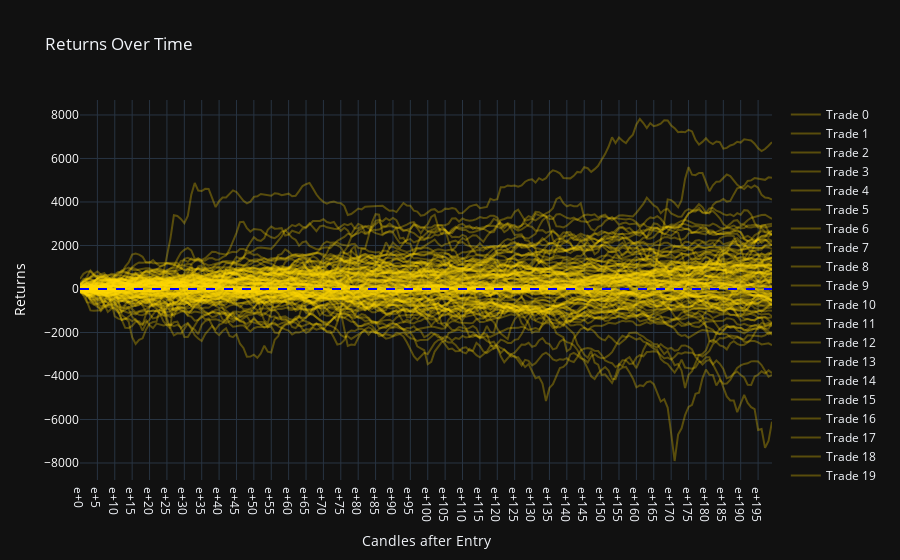

This figure's notebook cell:
### Code cell
def create_returns_plot(analysis_dict):
    fig = go.Figure()

    for trade, trade_df in analysis_dict.items():
        returns_trace = go.Scatter(x=trade_df.index, y=trade_df['returns'], mode='lines', name=f'Trade {trade}', line=dict(color='#FFD700'), opacity=0.3)
        fig.add_trace(returns_trace)

    fig.add_hline(y=0, line=dict(color='blue', width=2, dash='dash'))

    fig.update_layout(title='Returns Over Time', xaxis_title="Candles after Entry", yaxis=dict(title='Returns', side='left', color='white'),
        showlegend=True,
        template="plotly_dark"
    )
    fig.show()

create_returns_plot(analysis_dict)

### Figure 1 — Plotly figure (JSON) as saved in the notebook; plotly's stock layout.template omitted (floating-point values rounded to 4 significant figures; data arrays with more than 128 entries replaced by an {"elided": "..."} marker saying what was removed)
{"data": [{"line": {"color": "#FFD700"}, "mode": "lines", "name": "Trade 0", "opacity": 0.3, "type": "scatter", "x": {"elided": "200 str values"}, "y": {"elided": "200 float values"}}, {"line": {"color": "#FFD700"}, "mode": "lines", "name": "Trade 1", "opacity": 0.3, "type": "scatter", "x": {"elided": "200 str values"}, "y": {"elided": "200 float values"}}, {"line": {"color": "#FFD700"}, "mode": "lines", "name": "Trade 2", "opacity": 0.3, "type": "scatter", "x": {"elided": "200 str values"}, "y": {"elided": "200 float values"}}, {"line": {"color": "#FFD700"}, "mode": "lines", "name": "Trade 3", "opacity": 0.3, "type": "scatter", "x": {"elided": "200 str values"}, "y": {"elided": "200 float values"}}, {"line": {"color": "#FFD700"}, "mode": "lines", "name": "Trade 4", "opacity": 0.3, "type": "scatter", "x": {"elided": "200 str values"}, "y": {"elided": "200 float values"}}, {"line": {"color": "#FFD700"}, "mode": "lines", "name": "Trade 5", "opacity": 0.3, "type": "scatter", "x": {"elided": "200 str values"}, "y": {"elided": "200 float values"}}, {"line": {"color": "#FFD700"}, "mode": "lines", "name": "Trade 6", "opacity": 0.3, "type": "scatter", "x": {"elided": "200 str values"}, "y": {"elided": "200 float values"}}, {"line": {"color": "#FFD700"}, "mode": "lines", "name": "Trade 7", "opacity": 0.3, "type": "scatter", "x": {"elided": "200 str values"}, "y": {"elided": "200 float values"}}, {"line": {"color": "#FFD700"}, "mode": "lines", "name": "Trade 8", "opacity": 0.3, "type": "scatter", "x": {"elided": "200 str values"}, "y": {"elided": "200 float values"}}, {"line": {"color": "#FFD700"}, "mode": "lines", "name": "Trade 9", "opacity": 0.3, "type": "scatter", "x": {"elided": "200 str values"}, "y": {"elided": "200 float values"}}, {"line": {"color": "#FFD700"}, "mode": "lines", "name": "Trade 10", "opacity": 0.3, "type": "scatter", "x": {"elided": "200 str values"}, "y": {"elided": "200 float values"}}, {"line": {"color": "#FFD700"}, "mode": "lines", "name": "Trade 11", "opacity": 0.3, "type": "scatter", "x": {"elided": "200 str values"}, "y": {"elided": "200 float values"}}, {"line": {"color": "#FFD700"}, "mode": "lines", "name": "Trade 12", "opacity": 0.3, "type": "scatter", "x": {"elided": "200 str values"}, "y": {"elided": "200 float values"}}, {"line": {"color": "#FFD700"}, "mode": "lines", "name": "Trade 13", "opacity": 0.3, "type": "scatter", "x": {"elided": "200 str values"}, "y": {"elided": "200 float values"}}, {"line": {"color": "#FFD700"}, "mode": "lines", "name": "Trade 14", "opacity": 0.3, "type": "scatter", "x": {"elided": "200 str values"}, "y": {"elided": "200 float values"}}, {"line": {"color": "#FFD700"}, "mode": "lines", "name": "Trade 15", "opacity": 0.3, "type": "scatter", "x": {"elided": "200 str values"}, "y": {"elided": "200 float values"}}, {"line": {"color": "#FFD700"}, "mode": "lines", "name": "Trade 16", "opacity": 0.3, "type": "scatter", "x": {"elided": "200 str values"}, "y": {"elided": "200 float values"}}, {"line": {"color": "#FFD700"}, "mode": "lines", "name": "Trade 17", "opacity": 0.3, "type": "scatter", "x": {"elided": "200 str values"}, "y": {"elided": "200 float values"}}, {"line": {"color": "#FFD700"}, "mode": "lines", "name": "Trade 18", "opacity": 0.3, "type": "scatter", "x": {"elided": "200 str values"}, "y": {"elided": "200 float values"}}, {"line": {"color": "#FFD700"}, "mode": "lines", "name": "Trade 19", "opacity": 0.3, "type": "scatter", "x": {"elided": "200 str values"}, "y": {"elided": "200 float values"}}, {"line": {"color": "#FFD700"}, "mode": "lines", "name": "Trade 20", "opacity": 0.3, "type": "scatter", "x": {"elided": "200 str values"}, "y": {"elided": "200 float values"}}, {"line": {"color": "#FFD700"}, "mode": "lines", "name": "Trade 21", "opacity": 0.3, "type": "scatter", "x": {"elided": "200 str values"}, "y": {"elided": "200 float values"}}, {"line": {"color": "#FFD700"}, "mode": "lines", "name": "Trade 22", "opacity": 0.3, "type": "scatter", "x": {"elided": "200 str values"}, "y": {"elided": "200 float values"}}, {"line": {"color": "#FFD700"}, "mode": "lines", "name": "Trade 23", "opacity": 0.3, "type": "scatter", "x": {"elided": "200 str values"}, "y": {"elided": "200 float values"}}, {"line": {"color": "#FFD700"}, "mode": "lines", "name": "Trade 24", "opacity": 0.3, "type": "scatter", "x": {"elided": "200 str values"}, "y": {"elided": "200 float values"}}, {"line": {"color": "#FFD700"}, "mode": "lines", "name": "Trade 25", "opacity": 0.3, "type": "scatter", "x": {"elided": "200 str values"}, "y": {"elided": "200 float values"}}, {"line": {"color": "#FFD700"}, "mode": "lines", "name": "Trade 26", "opacity": 0.3, "type": "scatter", "x": {"elided": "200 str values"}, "y": {"elided": "200 float values"}}, {"line": {"color": "#FFD700"}, "mode": "lines", "name": "Trade 27", "opacity": 0.3, "type": "scatter", "x": {"elided": "200 str values"}, "y": {"elided": "200 float values"}}, {"line": {"color": "#FFD700"}, "mode": "lines", "name": "Trade 28", "opacity": 0.3, "type": "scatter", "x": {"elided": "200 str values"}, "y": {"elided": "200 float values"}}, {"line": {"color": "#FFD700"}, "mode": "lines", "name": "Trade 29", "opacity": 0.3, "type": "scatter", "x": {"elided": "200 str values"}, "y": {"elided": "200 float values"}}, {"line": {"color": "#FFD700"}, "mode": "lines", "name": "Trade 30", "opacity": 0.3, "type": "scatter", "x": {"elided": "200 str values"}, "y": {"elided": "200 float values"}}, {"line": {"color": "#FFD700"}, "mode": "lines", "name": "Trade 31", "opacity": 0.3, "type": "scatter", "x": {"elided": "200 str values"}, "y": {"elided": "200 float values"}}, {"line": {"color": "#FFD700"}, "mode": "lines", "name": "Trade 32", "opacity": 0.3, "type": "scatter", "x": {"elided": "200 str values"}, "y": {"elided": "200 float values"}}, {"line": {"color": "#FFD700"}, "mode": "lines", "name": "Trade 33", "opacity": 0.3, "type": "scatter", "x": {"elided": "200 str values"}, "y": {"elided": "200 float values"}}, {"line": {"color": "#FFD700"}, "mode": "lines", "name": "Trade 34", "opacity": 0.3, "type": "scatter", "x": {"elided": "200 str values"}, "y": {"elided": "200 float values"}}, {"line": {"color": "#FFD700"}, "mode": "lines", "name": "Trade 35", "opacity": 0.3, "type": "scatter", "x": {"elided": "200 str values"}, "y": {"elided": "200 float values"}}, {"line": {"color": "#FFD700"}, "mode": "lines", "name": "Trade 36", "opacity": 0.3, "type": "scatter", "x": {"elided": "200 str values"}, "y": {"elided": "200 float values"}}, {"line": {"color": "#FFD700"}, "mode": "lines", "name": "Trade 37", "opacity": 0.3, "type": "scatter", "x": {"elided": "200 str values"}, "y": {"elided": "200 float values"}}, {"line": {"color": "#FFD700"}, "mode": "lines", "name": "Trade 38", "opacity": 0.3, "type": "scatter", "x": {"elided": "200 str values"}, "y": {"elided": "200 float values"}}, {"line": {"color": "#FFD700"}, "mode": "lines", "name": "Trade 39", "opacity": 0.3, "type": "scatter", "x": {"elided": "200 str values"}, "y": {"elided": "200 float values"}}, {"line": {"color": "#FFD700"}, "mode": "lines", "name": "Trade 40", "opacity": 0.3, "type": "scatter", "x": {"elided": "200 str values"}, "y": {"elided": "200 float values"}}, {"line": {"color": "#FFD700"}, "mode": "lines", "name": "Trade 41", "opacity": 0.3, "type": "scatter", "x": {"elided": "200 str values"}, "y": {"elided": "200 float values"}}, {"line": {"color": "#FFD700"}, "mode": "lines", "name": "Trade 42", "opacity": 0.3, "type": "scatter", "x": {"elided": "200 str values"}, "y": {"elided": "200 float values"}}, {"line": {"color": "#FFD700"}, "mode": "lines", "name": "Trade 43", "opacity": 0.3, "type": "scatter", "x": {"elided": "200 str values"}, "y": {"elided": "200 float values"}}, {"line": {"color": "#FFD700"}, "mode": "lines", "name": "Trade 44", "opacity": 0.3, "type": "scatter", "x": {"elided": "200 str values"}, "y": {"elided": "200 float values"}}, {"line": {"color": "#FFD700"}, "mode": "lines", "name": "Trade 45", "opacity": 0.3, "type": "scatter", "x": {"elided": "200 str values"}, "y": {"elided": "200 float values"}}, {"line": {"color": "#FFD700"}, "mode": "lines", "name": "Trade 46", "opacity": 0.3, "type": "scatter", "x": {"elided": "200 str values"}, "y": {"elided": "200 float values"}}, {"line": {"color": "#FFD700"}, "mode": "lines", "name": "Trade 47", "opacity": 0.3, "type": "scatter", "x": {"elided": "200 str values"}, "y": {"elided": "200 float values"}}, {"line": {"color": "#FFD700"}, "mode": "lines", "name": "Trade 48", "opacity": 0.3, "type": "scatter", "x": {"elided": "200 str values"}, "y": {"elided": "200 float values"}}, {"line": {"color": "#FFD700"}, "mode": "lines", "name": "Trade 49", "opacity": 0.3, "type": "scatter", "x": {"elided": "200 str values"}, "y": {"elided": "200 float values"}}, {"line": {"color": "#FFD700"}, "mode": "lines", "name": "Trade 50", "opacity": 0.3, "type": "scatter", "x": {"elided": "200 str values"}, "y": {"elided": "200 float values"}}, {"line": {"color": "#FFD700"}, "mode": "lines", "name": "Trade 51", "opacity": 0.3, "type": "scatter", "x": {"elided": "200 str values"}, "y": {"elided": "200 float values"}}, {"line": {"color": "#FFD700"}, "mode": "lines", "name": "Trade 52", "opacity": 0.3, "type": "scatter", "x": {"elided": "200 str values"}, "y": {"elided": "200 float values"}}, {"line": {"color": "#FFD700"}, "mode": "lines", "name": "Trade 53", "opacity": 0.3, "type": "scatter", "x": {"elided": "200 str values"}, "y": {"elided": "200 float values"}}, {"line": {"color": "#FFD700"}, "mode": "lines", "name": "Trade 54", "opacity": 0.3, "type": "scatter", "x": {"elided": "200 str values"}, "y": {"elided": "200 float values"}}, {"line": {"color": "#FFD700"}, "mode": "lines", "name": "Trade 55", "opacity": 0.3, "type": "scatter", "x": {"elided": "200 str values"}, "y": {"elided": "200 float values"}}, {"line": {"color": "#FFD700"}, "mode": "lines", "name": "Trade 56", "opacity": 0.3, "type": "scatter", "x": {"elided": "200 str values"}, "y": {"elided": "200 float values"}}, {"line": {"color": "#FFD700"}, "mode": "lines", "name": "Trade 57", "opacity": 0.3, "type": "scatter", "x": {"elided": "200 str values"}, "y": {"elided": "200 float values"}}, {"line": {"color": "#FFD700"}, "mode": "lines", "name": "Trade 58", "opacity": 0.3, "type": "scatter", "x": {"elided": "200 str values"}, "y": {"elided": "200 float values"}}, {"line": {"color": "#FFD700"}, "mode": "lines", "name": "Trade 59", "opacity": 0.3, "type": "scatter", "x": {"elided": "200 str values"}, "y": {"elided": "200 float values"}}, {"line": {"color": "#FFD700"}, "mode": "lines", "name": "Trade 60", "opacity": 0.3, "type": "scatter", "x": {"elided": "200 str values"}, "y": {"elided": "200 float values"}}, {"line": {"color": "#FFD700"}, "mode": "lines", "name": "Trade 61", "opacity": 0.3, "type": "scatter", "x": {"elided": "200 str values"}, "y": {"elided": "200 float values"}}, {"line": {"color": "#FFD700"}, "mode": "lines", "name": "Trade 62", "opacity": 0.3, "type": "scatter", "x": {"elided": "200 str values"}, "y": {"elided": "200 float values"}}, {"line": {"color": "#FFD700"}, "mode": "lines", "name": "Trade 63", "opacity": 0.3, "type": "scatter", "x": {"elided": "200 str values"}, "y": {"elided": "200 float values"}}, {"line": {"color": "#FFD700"}, "mode": "lines", "name": "Trade 64", "opacity": 0.3, "type": "scatter", "x": {"elided": "200 str values"}, "y": {"elided": "200 float values"}}, {"line": {"color": "#FFD700"}, "mode": "lines", "name": "Trade 65", "opacity": 0.3, "type": "scatter", "x": {"elided": "200 str values"}, "y": {"elided": "200 float values"}}, {"line": {"color": "#FFD700"}, "mode": "lines", "name": "Trade 66", "opacity": 0.3, "type": "scatter", "x": {"elided": "200 str values"}, "y": {"elided": "200 float values"}}, {"line": {"color": "#FFD700"}, "mode": "lines", "name": "Trade 67", "opacity": 0.3, "type": "scatter", "x": {"elided": "200 str values"}, "y": {"elided": "200 float values"}}, {"line": {"color": "#FFD700"}, "mode": "lines", "name": "Trade 68", "opacity": 0.3, "type": "scatter", "x": {"elided": "200 str values"}, "y": {"elided": "200 float values"}}, {"line": {"color": "#FFD700"}, "mode": "lines", "name": "Trade 69", "opacity": 0.3, "type": "scatter", "x": {"elided": "200 str values"}, "y": {"elided": "200 float values"}}, {"line": {"color": "#FFD700"}, "mode": "lines", "name": "Trade 70", "opacity": 0.3, "type": "scatter", "x": {"elided": "200 str values"}, "y": {"elided": "200 float values"}}, {"line": {"color": "#FFD700"}, "mode": "lines", "name": "Trade 71", "opacity": 0.3, "type": "scatter", "x": {"elided": "200 str values"}, "y": {"elided": "200 float values"}}, {"line": {"color": "#FFD700"}, "mode": "lines", "name": "Trade 72", "opacity": 0.3, "type": "scatter", "x": {"elided": "200 str values"}, "y": {"elided": "200 float values"}}, {"line": {"color": "#FFD700"}, "mode": "lines", "name": "Trade 73", "opacity": 0.3, "type": "scatter", "x": {"elided": "200 str values"}, "y": {"elided": "200 float values"}}, {"line": {"color": "#FFD700"}, "mode": "lines", "name": "Trade 74", "opacity": 0.3, "type": "scatter", "x": {"elided": "200 str values"}, "y": {"elided": "200 float values"}}, {"line": {"color": "#FFD700"}, "mode": "lines", "name": "Trade 75", "opacity": 0.3, "type": "scatter", "x": {"elided": "200 str values"}, "y": {"elided": "200 float values"}}, {"line": {"color": "#FFD700"}, "mode": "lines", "name": "Trade 76", "opacity": 0.3, "type": "scatter", "x": {"elided": "200 str values"}, "y": {"elided": "200 float values"}}, {"line": {"color": "#FFD700"}, "mode": "lines", "name": "Trade 77", "opacity": 0.3, "type": "scatter", "x": {"elided": "200 str values"}, "y": {"elided": "200 float values"}}, {"line": {"color": "#FFD700"}, "mode": "lines", "name": "Trade 78", "opacity": 0.3, "type": "scatter", "x": {"elided": "200 str values"}, "y": {"elided": "200 float values"}}, {"line": {"color": "#FFD700"}, "mode": "lines", "name": "Trade 79", "opacity": 0.3, "type": "scatter", "x": {"elided": "200 str values"}, "y": {"elided": "200 float values"}}, {"line": {"color": "#FFD700"}, "mode": "lines", "name": "Trade 80", "opacity": 0.3, "type": "scatter", "x": {"elided": "200 str values"}, "y": {"elided": "200 float values"}}, {"line": {"color": "#FFD700"}, "mode": "lines", "name": "Trade 81", "opacity": 0.3, "type": "scatter", "x": {"elided": "200 str values"}, "y": {"elided": "200 float values"}}, {"line": {"color": "#FFD700"}, "mode": "lines", "name": "Trade 82", "opacity": 0.3, "type": "scatter", "x": {"elided": "200 str values"}, "y": {"elided": "200 float values"}}, {"line": {"color": "#FFD700"}, "mode": "lines", "name": "Trade 83", "opacity": 0.3, "type": "scatter", "x": {"elided": "200 str values"}, "y": {"elided": "200 float values"}}, {"line": {"color": "#FFD700"}, "mode": "lines", "name": "Trade 84", "opacity": 0.3, "type": "scatter", "x": {"elided": "200 str values"}, "y": {"elided": "200 float values"}}, {"line": {"color": "#FFD700"}, "mode": "lines", "name": "Trade 85", "opacity": 0.3, "type": "scatter", "x": {"elided": "200 str values"}, "y": {"elided": "200 float values"}}, {"line": {"color": "#FFD700"}, "mode": "lines", "name": "Trade 86", "opacity": 0.3, "type": "scatter", "x": {"elided": "200 str values"}, "y": {"elided": "200 float values"}}, {"line": {"color": "#FFD700"}, "mode": "lines", "name": "Trade 87", "opacity": 0.3, "type": "scatter", "x": {"elided": "200 str values"}, "y": {"elided": "200 float values"}}, {"line": {"color": "#FFD700"}, "mode": "lines", "name": "Trade 88", "opacity": 0.3, "type": "scatter", "x": {"elided": "200 str values"}, "y": {"elided": "200 float values"}}, {"line": {"color": "#FFD700"}, "mode": "lines", "name": "Trade 89", "opacity": 0.3, "type": "scatter", "x": {"elided": "200 str values"}, "y": {"elided": "200 float values"}}, {"line": {"color": "#FFD700"}, "mode": "lines", "name": "Trade 90", "opacity": 0.3, "type": "scatter", "x": {"elided": "200 str values"}, "y": {"elided": "200 float values"}}, {"line": {"color": "#FFD700"}, "mode": "lines", "name": "Trade 91", "opacity": 0.3, "type": "scatter", "x": {"elided": "200 str values"}, "y": {"elided": "200 float values"}}, {"line": {"color": "#FFD700"}, "mode": "lines", "name": "Trade 92", "opacity": 0.3, "type": "scatter", "x": {"elided": "200 str values"}, "y": {"elided": "200 float values"}}, {"line": {"color": "#FFD700"}, "mode": "lines", "name": "Trade 93", "opacity": 0.3, "type": "scatter", "x": {"elided": "200 str values"}, "y": {"elided": "200 float values"}}, {"line": {"color": "#FFD700"}, "mode": "lines", "name": "Trade 94", "opacity": 0.3, "type": "scatter", "x": {"elided": "200 str values"}, "y": {"elided": "200 float values"}}, {"line": {"color": "#FFD700"}, "mode": "lines", "name": "Trade 95", "opacity": 0.3, "type": "scatter", "x": {"elided": "200 str values"}, "y": {"elided": "200 float values"}}, {"line": {"color": "#FFD700"}, "mode": "lines", "name": "Trade 96", "opacity": 0.3, "type": "scatter", "x": {"elided": "200 str values"}, "y": {"elided": "200 float values"}}, {"line": {"color": "#FFD700"}, "mode": "lines", "name": "Trade 97", "opacity": 0.3, "type": "scatter", "x": {"elided": "200 str values"}, "y": {"elided": "200 float values"}}, {"line": {"color": "#FFD700"}, "mode": "lines", "name": "Trade 98", "opacity": 0.3, "type": "scatter", "x": {"elided": "200 str values"}, "y": {"elided": "200 float values"}}, {"line": {"color": "#FFD700"}, "mode": "lines", "name": "Trade 99", "opacity": 0.3, "type": "scatter", "x": {"elided": "200 str values"}, "y": {"elided": "200 float values"}}, {"line": {"color": "#FFD700"}, "mode": "lines", "name": "Trade 100", "opacity": 0.3, "type": "scatter", "x": {"elided": "200 str values"}, "y": {"elided": "200 float values"}}, {"line": {"color": "#FFD700"}, "mode": "lines", "name": "Trade 101", "opacity": 0.3, "type": "scatter", "x": {"elided": "200 str values"}, "y": {"elided": "200 float values"}}, {"line": {"color": "#FFD700"}, "mode": "lines", "name": "Trade 102", "opacity": 0.3, "type": "scatter", "x": {"elided": "129 str values"}, "y": {"elided": "129 float values"}}], "layout": {"shapes": [{"line": {"color": "blue", "dash": "dash", "width": 2}, "type": "line", "x0": 0, "x1": 1, "xref": "x domain", "y0": 0, "y1": 0, "yref": "y"}], "showlegend": true, "title": {"text": "Returns Over Time"}, "xaxis": {"title": {"text": "Candles after Entry"}}, "yaxis": {"color": "white", "side": "left", "title": {"text": "Returns"}}}}
